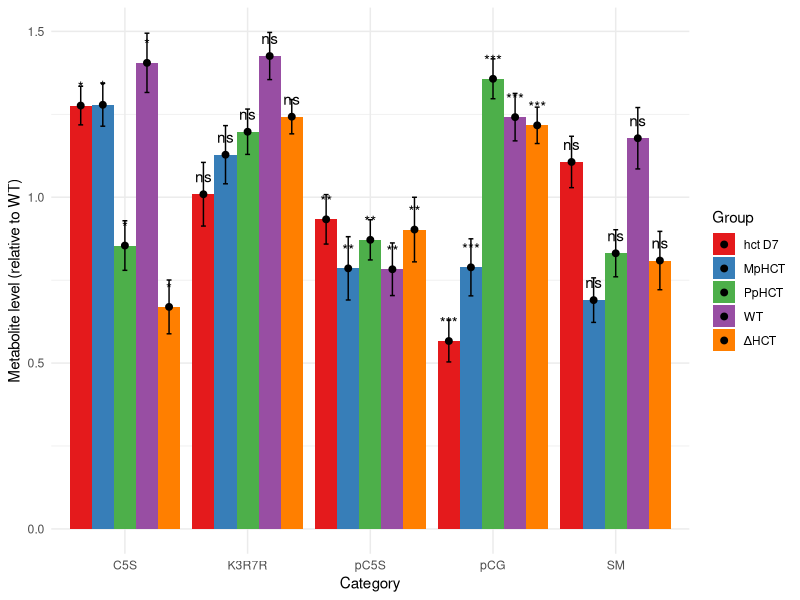

Generate this figure with R:
# Sample data
data <- data.frame(
  Category = rep(c('pCG', 'pC5S', 'C5S', 'SM', 'K3R7R'), each=5),
  Group = rep(c('WT', 'hct D7', 'ΔHCT', 'PpHCT', 'MpHCT'), times=5),
  Value = runif(25, 0.5, 1.5),  # Replace with your actual data
  SD = runif(25, 0.05, 0.1)     # Replace with your actual error data
)

# Adding significance levels
data$Significance <- c(rep("***", 5), rep("**", 5), rep("*", 5), rep("ns", 5), rep("ns", 5))

library(ggplot2)

ggplot(data=data, aes(x=factor(Category), y=Value, fill=Group)) +
  geom_bar(stat="identity", position=position_dodge()) +
  geom_errorbar(aes(ymin=Value-SD, ymax=Value+SD), width=.2,
                position=position_dodge(.9)) +
  geom_point(position=position_dodge(width=0.9), size=2) +
  geom_text(aes(label=Significance), position=position_dodge(width=0.9), vjust=-1) +
  scale_fill_brewer(palette="Set1") +
  theme_minimal() +
  labs(x="Category", y="Metabolite level (relative to WT)")
